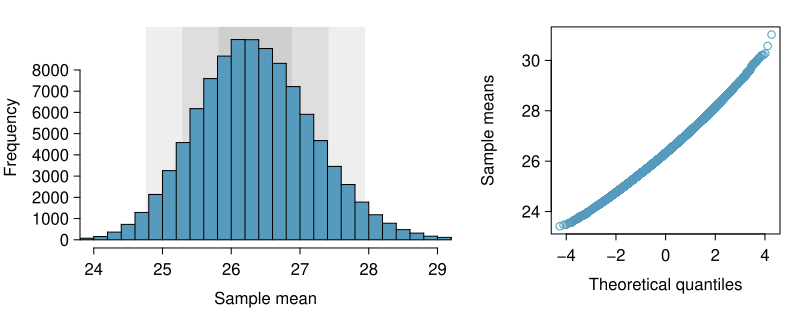

Generate this figure with R:
library(Hmisc)
brfss <- sasxport.get("~/Dropbox/THESIS/R scripts/brfss/CDBRFS00.XPT")
data(COL)

#create df of only columns we like
brfss.data<-cbind(brfss$x.state,brfss$age,brfss$weight,brfss$wtdesire,brfss$height,brfss$htf, brfss$hti,brfss$sex)
colnames(brfss.data)<-c("x.state","age","weight", "wtdesire", "height", "htf", "hti", "sex")
brfss.data<-as.data.frame(brfss.data)

#eliminate missing data 
brfss.df<-brfss.data[brfss.data$weight != 777 & brfss.data$weight != 999 & brfss.data$wtdesire != 777
                     & brfss.data$wtdesire != 999 & brfss.data$height!= 777 & brfss.data$height != 999 
                     & brfss.data$htf != 7 & brfss.data$htf != 9 & brfss.data$hti != 77 & brfss.data$hti != 99,]
brfss.df<-brfss.df[complete.cases(brfss.df),]

#calculate bmi
height.total<- brfss.df$htf * 12 + brfss.df$hti
weight.dif<-brfss.df$weight-brfss.df$wtdesire
bmi<-(brfss.df$weight * 703)/ (height.total^2)
brfss.df<-cbind(brfss.df,height.total,weight.dif,bmi)

# sample 40k from brfss data to use as our sample
set.seed(102)
sample.vec<-sample(1:nrow(brfss.df),size = 40000,replace = FALSE)
brfss.sample<-brfss.df[sample.vec,]

######################################################
library(openintro)
data(COL)
setwd('~/OI_Biostat/oi_biostat_source/ch_inference_foundations_oi_biostat/figures/sampDistNormal')

N     <- 100000
means <- rep(0, N)
pb <- txtProgressBar(0, N, style = 3)
for (i in 1:N) {
  temp <- sample(nrow(brfss.df), 40)
  means[i] <- mean(brfss.df$bmi[temp], na.rm = TRUE)
  setTxtProgressBar(pb, i)
}

myPDF('sampDistNormal.pdf', 8, 3.15,
      mar = c(3.3, 4, 1.4, 1),
      mgp = c(2.7,0.55,0))
layout(matrix(1:2, 1),
       c(4.3, 3))
plot(0, 0,
     type = 'n',
     xlim = c(24, 29),
     ylim = c(0, 1350 * N / 14000),
     xlab = '',
     ylab = '',
     axes = FALSE)
mtext("Sample mean", 1, 2)
mtext("Frequency", 2, line = 3, las = 0)
m <- mean(brfss.df$bmi, na.rm = TRUE)
s <- sd(brfss.df$bmi, na.rm = TRUE) / 10
rect(m - s / 100, 0,
     m + s / 100, 1350,
     col = '#00000044',
     border = '#00000000')
rect(m - s, 0,
     m + s, 135000,
     col = '#00000011',
     border = '#00000000')
rect(m - 2 * s, 0,
     m + 2 * s, 135000,
     col = '#00000011',
     border = '#00000000')
rect(m - 3 * s, 0,
     m + 3 * s, 135000,
     col = '#00000011',
     border = '#00000000')
histPlot(means, col = COL[1], breaks = 50, add = TRUE)
abline(h = 0)
axis(1)
axis(2, at = seq(0, 8000, 1000))

par(las = 1, mar = c(4, 4, 1.4, 1))
q <- c(seq(0.00001, 0.0009, 0.00001),
       seq(0.001, 0.999, 0.0001),
       seq(0.9991, 0.99999, 0.00001))
ms <- quantile(means, q)
nq <- qnorm(q)

plot(nq, ms,
     xlab = "",
     ylab = 'Sample means',
     main = '',
     col = COL[1],
     axes = FALSE)
mtext("Theoretical quantiles", 1, 2)
axis(1)
axis(2)
box()
dev.off()
